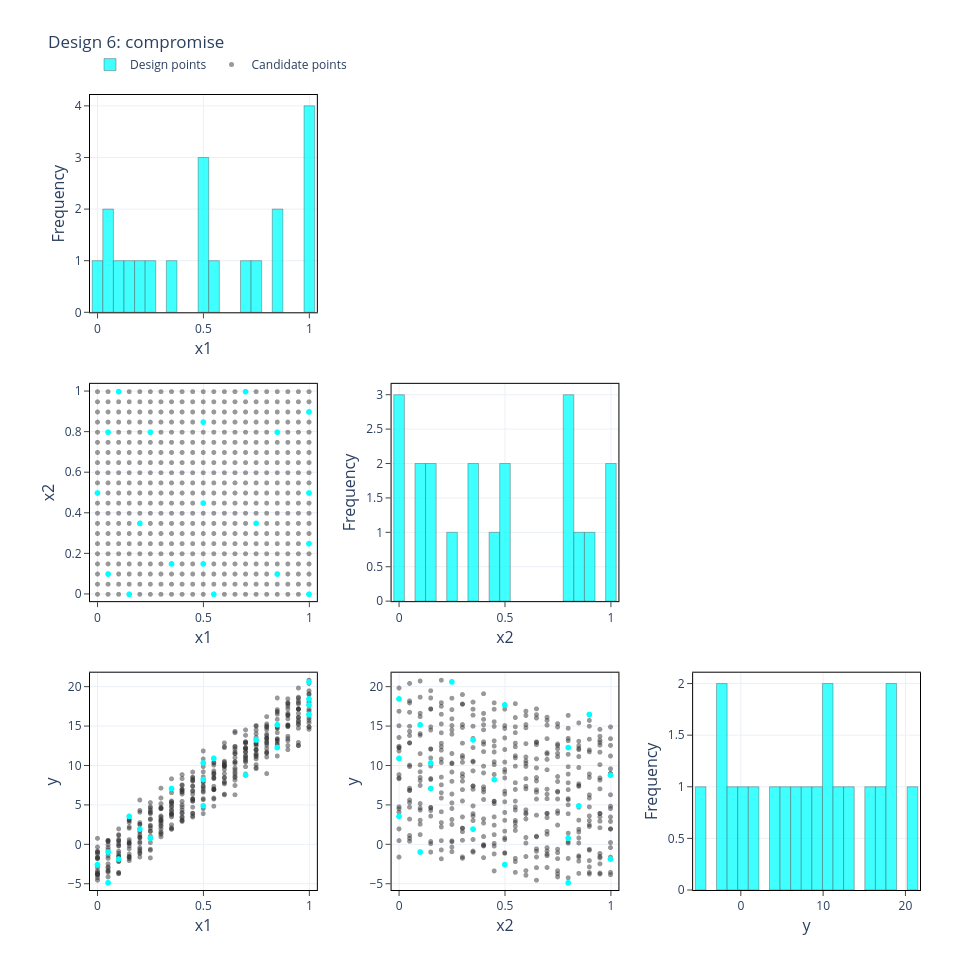

Notebook code cell kept with this figure:
### Code cell
plot_pair_matrix(result.designs[compromise], columns=["x1", "x2", "y"],
                 candidate=candidate, title=f"Design {compromise}: compromise")

### Figure 1 — Plotly figure (JSON) as saved in the notebook; plotly's stock layout.template omitted (floating-point values rounded to 4 significant figures; data arrays with more than 128 entries replaced by an {"elided": "..."} marker saying what was removed)
{"data": [{"marker": {"color": "rgba(0, 255, 255, 1.0)", "line": {"color": "rgba(0, 0, 0, 0.65)", "width": 0.6}}, "name": "Design points", "opacity": 0.75, "showlegend": true, "type": "histogram", "x": [0.1, 1.0, 0.85, 0.05, 1.0, 0.0, 1.0, 0.15, 0.25, 0.05, 0.5, 0.5, 0.75, 0.7, 1.0, 0.85, 0.2, 0.35, 0.55, 0.5], "xaxis": "x", "xbins": {"end": 1.025, "size": 0.05, "start": -0.025}, "yaxis": "y"}, {"marker": {"color": "rgba(51, 51, 51, 0.50)", "size": 5}, "mode": "markers", "name": "Candidate points", "showlegend": true, "type": "scattergl", "x": {"elided": "441 float values"}, "xaxis": "x4", "y": {"elided": "441 float values"}, "yaxis": "y4"}, {"marker": {"color": "rgba(0, 255, 255, 1.0)", "size": 6}, "mode": "markers", "name": "Design points", "showlegend": false, "type": "scattergl", "x": [0.1, 1.0, 0.85, 0.05, 1.0, 0.0, 1.0, 0.15, 0.25, 0.05, 0.5, 0.5, 0.75, 0.7, 1.0, 0.85, 0.2, 0.35, 0.55, 0.5], "xaxis": "x4", "y": [1.0, 0.0, 0.1, 0.8, 0.5, 0.5, 0.9, 0.0, 0.8, 0.1, 0.15, 0.45, 0.35, 1.0, 0.25, 0.8, 0.35, 0.15, 0.0, 0.85], "yaxis": "y4"}, {"marker": {"color": "rgba(0, 255, 255, 1.0)", "line": {"color": "rgba(0, 0, 0, 0.65)", "width": 0.6}}, "name": "Design points", "opacity": 0.75, "showlegend": false, "type": "histogram", "x": [1.0, 0.0, 0.1, 0.8, 0.5, 0.5, 0.9, 0.0, 0.8, 0.1, 0.15, 0.45, 0.35, 1.0, 0.25, 0.8, 0.35, 0.15, 0.0, 0.85], "xaxis": "x5", "xbins": {"end": 1.025, "size": 0.05, "start": -0.025}, "yaxis": "y5"}, {"marker": {"color": "rgba(51, 51, 51, 0.50)", "size": 5}, "mode": "markers", "name": "Candidate points", "showlegend": false, "type": "scattergl", "x": {"elided": "441 float values"}, "xaxis": "x7", "y": {"elided": "441 float values"}, "yaxis": "y7"}, {"marker": {"color": "rgba(0, 255, 255, 1.0)", "size": 6}, "mode": "markers", "name": "Design points", "showlegend": false, "type": "scattergl", "x": [0.1, 1.0, 0.85, 0.05, 1.0, 0.0, 1.0, 0.15, 0.25, 0.05, 0.5, 0.5, 0.75, 0.7, 1.0, 0.85, 0.2, 0.35, 0.55, 0.5], "xaxis": "x7", "y": [-1.859, 18.47, 15.18, -4.88, 17.71, -2.572, 16.5, 3.554, 0.7861, -0.9717, 10.34, 8.236, 13.26, 8.801, 20.64, 12.3, 1.941, 7.095, 10.92, 4.893], "yaxis": "y7"}, {"marker": {"color": "rgba(51, 51, 51, 0.50)", "size": 5}, "mode": "markers", "name": "Candidate points", "showlegend": false, "type": "scattergl", "x": {"elided": "441 float values"}, "xaxis": "x8", "y": {"elided": "441 float values"}, "yaxis": "y8"}, {"marker": {"color": "rgba(0, 255, 255, 1.0)", "size": 6}, "mode": "markers", "name": "Design points", "showlegend": false, "type": "scattergl", "x": [1.0, 0.0, 0.1, 0.8, 0.5, 0.5, 0.9, 0.0, 0.8, 0.1, 0.15, 0.45, 0.35, 1.0, 0.25, 0.8, 0.35, 0.15, 0.0, 0.85], "xaxis": "x8", "y": [-1.859, 18.47, 15.18, -4.88, 17.71, -2.572, 16.5, 3.554, 0.7861, -0.9717, 10.34, 8.236, 13.26, 8.801, 20.64, 12.3, 1.941, 7.095, 10.92, 4.893], "yaxis": "y8"}, {"marker": {"color": "rgba(0, 255, 255, 1.0)", "line": {"color": "rgba(0, 0, 0, 0.65)", "width": 0.6}}, "name": "Design points", "opacity": 0.75, "showlegend": false, "type": "histogram", "x": [-1.859, 18.47, 15.18, -4.88, 17.71, -2.572, 16.5, 3.554, 0.7861, -0.9717, 10.34, 8.236, 13.26, 8.801, 20.64, 12.3, 1.941, 7.095, 10.92, 4.893], "xaxis": "x9", "xbins": {"end": 21.5, "size": 1.287, "start": -5.523}, "yaxis": "y9"}], "layout": {"barmode": "overlay", "height": 960, "legend": {"orientation": "h", "x": 0, "y": 1.02, "yanchor": "bottom"}, "margin": {"b": 70, "l": 90, "r": 40, "t": 95}, "title": {"text": "Design 6: compromise"}, "width": 960, "xaxis": {"anchor": "y", "automargin": true, "domain": [0, 0.2733], "linecolor": "black", "linewidth": 1, "mirror": true, "range": [-0.0355, 1.035], "showgrid": true, "showline": true, "ticks": "outside", "title": {"font": {"size": 16}, "standoff": 6, "text": "x1"}, "zeroline": false}, "xaxis2": {"anchor": "y2", "domain": [0.3633, 0.6367], "visible": false}, "xaxis3": {"anchor": "y3", "domain": [0.7267, 1], "visible": false}, "xaxis4": {"anchor": "y4", "automargin": true, "domain": [0, 0.2733], "linecolor": "black", "linewidth": 1, "mirror": true, "range": [-0.0355, 1.035], "showgrid": true, "showline": true, "ticks": "outside", "title": {"font": {"size": 16}, "standoff": 6, "text": "x1"}, "zeroline": false}, "xaxis5": {"anchor": "y5", "automargin": true, "domain": [0.3633, 0.6367], "linecolor": "black", "linewidth": 1, "mirror": true, "range": [-0.0355, 1.035], "showgrid": true, "showline": true, "ticks": "outside", "title": {"font": {"size": 16}, "standoff": 6, "text": "x2"}, "zeroline": false}, "xaxis6": {"anchor": "y6", "domain": [0.7267, 1], "visible": false}, "xaxis7": {"anchor": "y7", "automargin": true, "domain": [0, 0.2733], "linecolor": "black", "linewidth": 1, "mirror": true, "range": [-0.0355, 1.035], "showgrid": true, "showline": true, "ticks": "outside", "title": {"font": {"size": 16}, "standoff": 6, "text": "x1"}, "zeroline": false}, "xaxis8": {"anchor": "y8", "automargin": true, "domain": [0.3633, 0.6367], "linecolor": "black", "linewidth": 1, "mirror": true, "range": [-0.0355, 1.035], "showgrid": true, "showline": true, "ticks": "outside", "title": {"font": {"size": 16}, "standoff": 6, "text": "x2"}, "zeroline": false}, "xaxis9": {"anchor": "y9", "automargin": true, "domain": [0.7267, 1], "linecolor": "black", "linewidth": 1, "mirror": true, "range": [-5.794, 21.77], "showgrid": true, "showline": true, "ticks": "outside", "title": {"font": {"size": 16}, "standoff": 6, "text": "y"}, "zeroline": false}, "yaxis": {"anchor": "x", "automargin": true, "domain": [0.7267, 1], "linecolor": "black", "linewidth": 1, "mirror": true, "showgrid": true, "showline": true, "ticks": "outside", "title": {"font": {"size": 16}, "standoff": 6, "text": "Frequency"}, "zeroline": false}, "yaxis2": {"anchor": "x2", "domain": [0.7267, 1], "visible": false}, "yaxis3": {"anchor": "x3", "domain": [0.7267, 1], "visible": false}, "yaxis4": {"anchor": "x4", "automargin": true, "domain": [0.3633, 0.6367], "linecolor": "black", "linewidth": 1, "mirror": true, "range": [-0.0355, 1.035], "showgrid": true, "showline": true, "ticks": "outside", "title": {"font": {"size": 16}, "standoff": 6, "text": "x2"}, "zeroline": false}, "yaxis5": {"anchor": "x5", "automargin": true, "domain": [0.3633, 0.6367], "linecolor": "black", "linewidth": 1, "mirror": true, "showgrid": true, "showline": true, "ticks": "outside", "title": {"font": {"size": 16}, "standoff": 6, "text": "Frequency"}, "zeroline": false}, "yaxis6": {"anchor": "x6", "domain": [0.3633, 0.6367], "visible": false}, "yaxis7": {"anchor": "x7", "automargin": true, "domain": [0, 0.2733], "linecolor": "black", "linewidth": 1, "mirror": true, "range": [-5.794, 21.77], "showgrid": true, "showline": true, "ticks": "outside", "title": {"font": {"size": 16}, "standoff": 6, "text": "y"}, "zeroline": false}, "yaxis8": {"anchor": "x8", "automargin": true, "domain": [0, 0.2733], "linecolor": "black", "linewidth": 1, "mirror": true, "range": [-5.794, 21.77], "showgrid": true, "showline": true, "ticks": "outside", "title": {"font": {"size": 16}, "standoff": 6, "text": "y"}, "zeroline": false}, "yaxis9": {"anchor": "x9", "automargin": true, "domain": [0, 0.2733], "linecolor": "black", "linewidth": 1, "mirror": true, "showgrid": true, "showline": true, "ticks": "outside", "title": {"font": {"size": 16}, "standoff": 6, "text": "Frequency"}, "zeroline": false}}}
